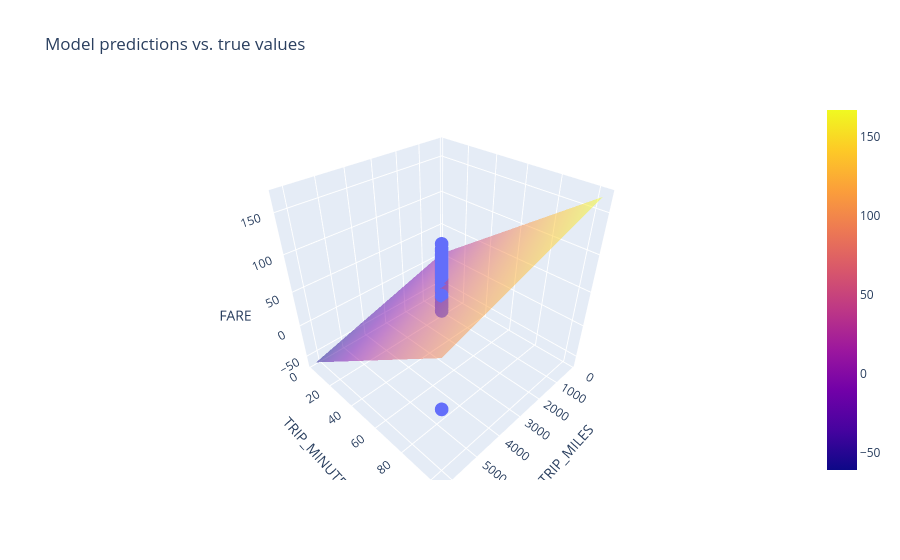

This figure's notebook cell:
### Code cell
# Train a model with two features
# Experiment 3
settings_3 = ml_edu.experiment.ExperimentSettings(
    learning_rate=0.001,
    number_epochs=20,
    batch_size=50,
    input_features=['TRIP_MILES', 'TRIP_MINUTES']
)

training_df['TRIP_MINUTES'] = training_df['TRIP_SECONDS'] / 60

metrics = [keras.metrics.RootMeanSquaredError(name='rmse')]

model_3 = create_model(settings_3, metrics)

experiment_3 = train_model('two_feature', model_3, training_df, 'FARE', settings_3)

ml_edu.results.plot_experiment_metrics(experiment_3, ['rmse'])
ml_edu.results.plot_model_predictions(experiment_3, training_df, 'FARE')

### Figure 1 — Plotly figure (JSON) as saved in the notebook; plotly's stock layout.template omitted (floating-point values rounded to 4 significant figures; data arrays with more than 128 entries replaced by an {"elided": "..."} marker saying what was removed)
{"data": [{"hovertemplate": "TRIP_MILES=%{x}<br>TRIP_MINUTES=%{y}<br>FARE=%{z}<extra></extra>", "legendgroup": "", "marker": {"color": "#636efa", "symbol": "circle"}, "mode": "markers", "name": "", "scene": "scene", "showlegend": false, "type": "scatter3d", "x": {"elided": "200 int values"}, "y": {"elided": "200 float values"}, "z": {"elided": "200 float values"}}, {"name": "prediction", "opacity": 0.5, "type": "surface", "x": [128.0, 803.6, 1479.0, 2155.0, 2830.0, 3506.0, 4181.0, 4857.0, 5532.0, 6208.0], "y": [2.133, 13.39, 24.65, 35.91, 47.17, 58.43, 69.69, 80.95, 92.21, 103.5], "z": [[5.522, -1.869, -9.261, -16.65, -24.04, -31.43, -38.83, -46.22, -53.61, -61.0], [23.49, 16.1, 8.706, 1.315, -6.076, -13.47, -20.86, -28.25, -35.64, -43.03], [41.46, 34.06, 26.67, 19.28, 11.89, 4.499, -2.892, -10.28, -17.67, -25.07], [59.42, 52.03, 44.64, 37.25, 29.86, 22.47, 15.07, 7.684, 0.2922, -7.099], [77.39, 70.0, 62.61, 55.22, 47.82, 40.43, 33.04, 25.65, 18.26, 10.87], [95.36, 87.97, 80.57, 73.18, 65.79, 58.4, 51.01, 43.62, 36.23, 28.83], [113.3, 105.9, 98.54, 91.15, 83.76, 76.37, 68.98, 61.58, 54.19, 46.8], [131.3, 123.9, 116.5, 109.1, 101.7, 94.33, 86.94, 79.55, 72.16, 64.77], [149.3, 141.9, 134.5, 127.1, 119.7, 112.3, 104.9, 97.52, 90.13, 82.74], [167.2, 159.8, 152.4, 145.1, 137.7, 130.3, 122.9, 115.5, 108.1, 100.7]]}], "layout": {"legend": {"tracegroupgap": 0}, "scene": {"domain": {"x": [0, 1], "y": [0, 1]}, "xaxis": {"title": {"text": "TRIP_MILES"}}, "yaxis": {"title": {"text": "TRIP_MINUTES"}}, "zaxis": {"title": {"text": "FARE"}}}, "title": {"text": "Model predictions vs. true values"}}}
